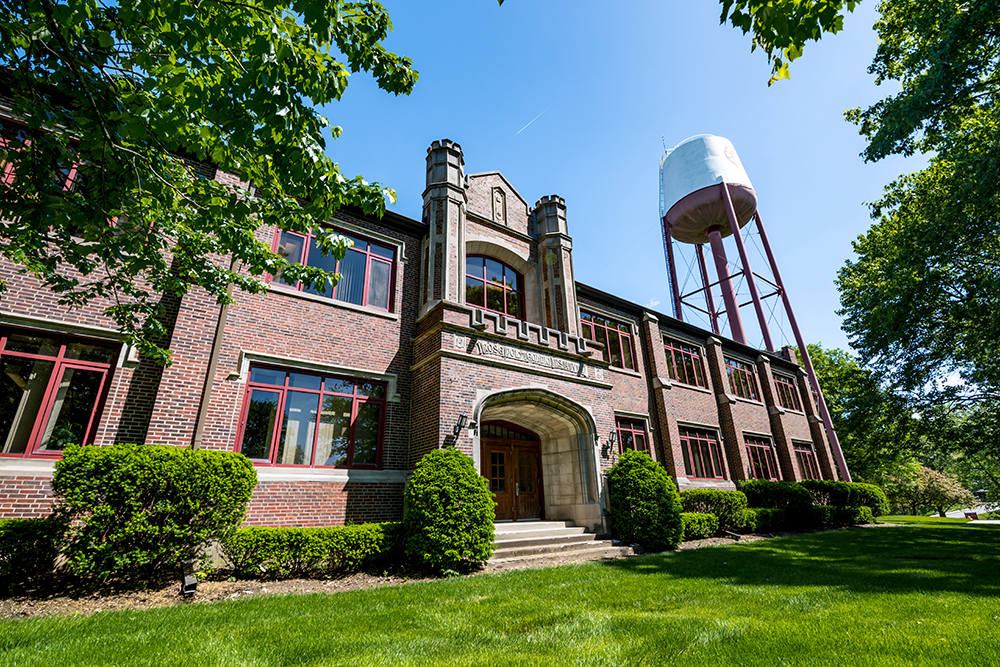
#> input picture rose.jpeg, 1000 x 667 px
$ jupyter execute grayscale_Demo.ipynb
#> lines starting #> are read from the running program, lines starting #| are printed output that depends on the picture
<a href="https://colab.research.google.com/github/SandyaSuresh/RTLCompVisionWorkshop/blob/main/grayscale_Demo.ipynb" target="_parent"></a>

[cell 1]
import cv2
import numpy as np
import matplotlib.pyplot as plt

# -----------------------------------------------------------
# Function: Manual grayscale conversion using luminance formula
# Formula:  Gray = 0.299 * R + 0.587 * G + 0.114 * B
# This approximates how human eyes perceive brightness.
# -----------------------------------------------------------
def manual_grayscale(bgr_img):
    # Convert BGR (OpenCV format) to RGB for correct formula behavior
    rgb_img = cv2.cvtColor(bgr_img, cv2.COLOR_BGR2RGB)

    # Extract R, G, B channels
    R = rgb_img[:, :, 0]
    G = rgb_img[:, :, 1]
    B = rgb_img[:, :, 2]

    # Apply the grayscale formula
    gray = 0.299 * R + 0.587 * G + 0.114 * B

    # Convert to uint8 (0–255)
    return gray.astype(np.uint8)


# -----------------------------------------------------------
# Main program
# -----------------------------------------------------------
# Load an image from disk
img = cv2.imread("rose.jpeg")
#> img is the input picture: shape (667, 1000, 3); mean B, G, R 86.8, 109.4, 92.4

# Check if image loaded successfully
if img is None:
    print("Error: Could not load image. Check the path.")
    exit()

# -----------------------------------------------------------
# Method 1: OpenCV built-in grayscale conversion
# cv2.cvtColor uses optimized calculations internally
# -----------------------------------------------------------
gray_cv = cv2.cvtColor(img, cv2.COLOR_BGR2GRAY)
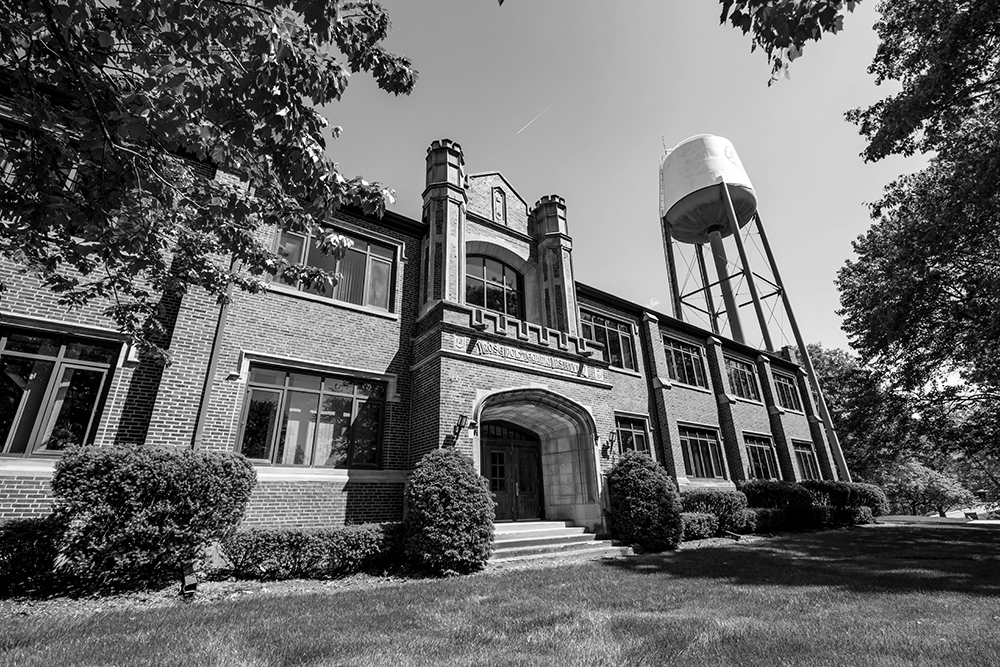
#> gray_cv: shape (667, 1000); min 0, max 255, mean 101.7

# -----------------------------------------------------------
# Method 2: Manual grayscale using the luminance formula
# -----------------------------------------------------------
gray_manual = manual_grayscale(img)
#> in manual_grayscale, `R = rgb_img[:, :, 0]`:
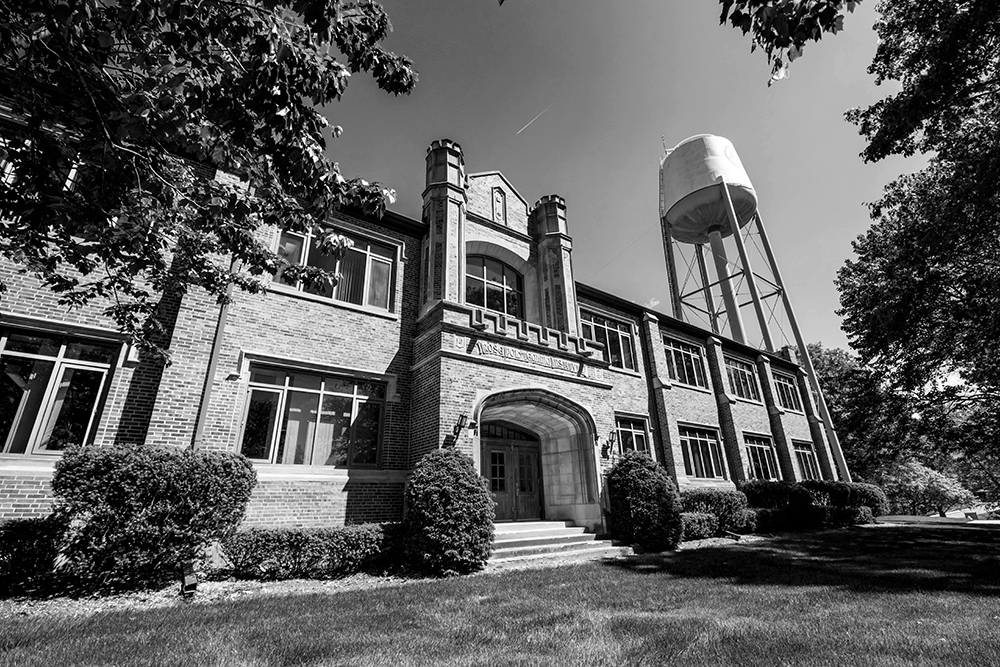
#> R: shape (667, 1000); min 0, max 255, mean 92.4
#> in manual_grayscale, `G = rgb_img[:, :, 1]`:
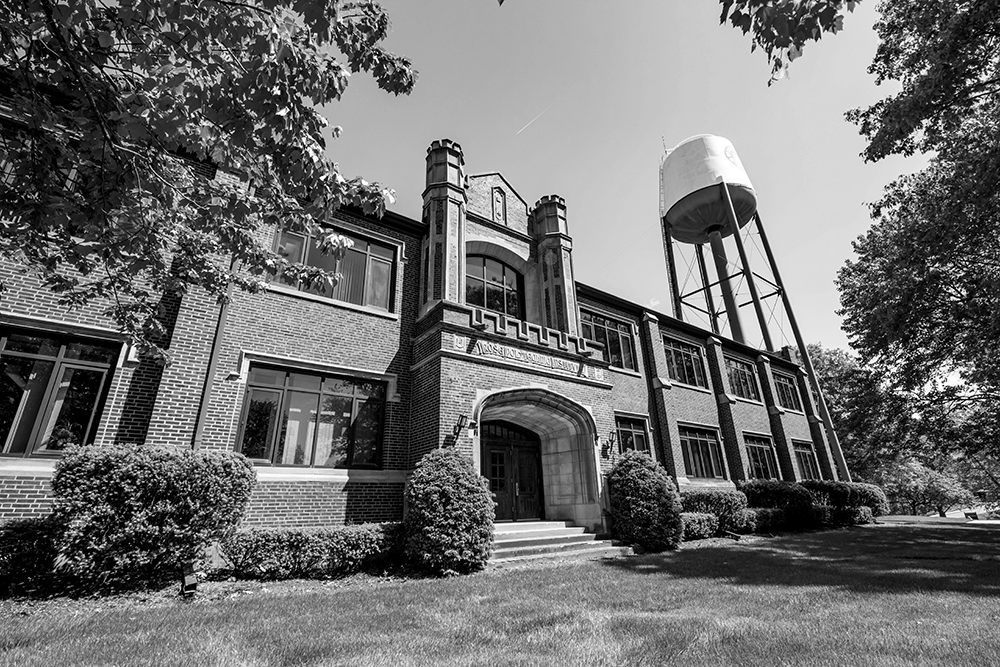
#> G: shape (667, 1000); min 0, max 255, mean 109.4
#> in manual_grayscale, `B = rgb_img[:, :, 2]`:
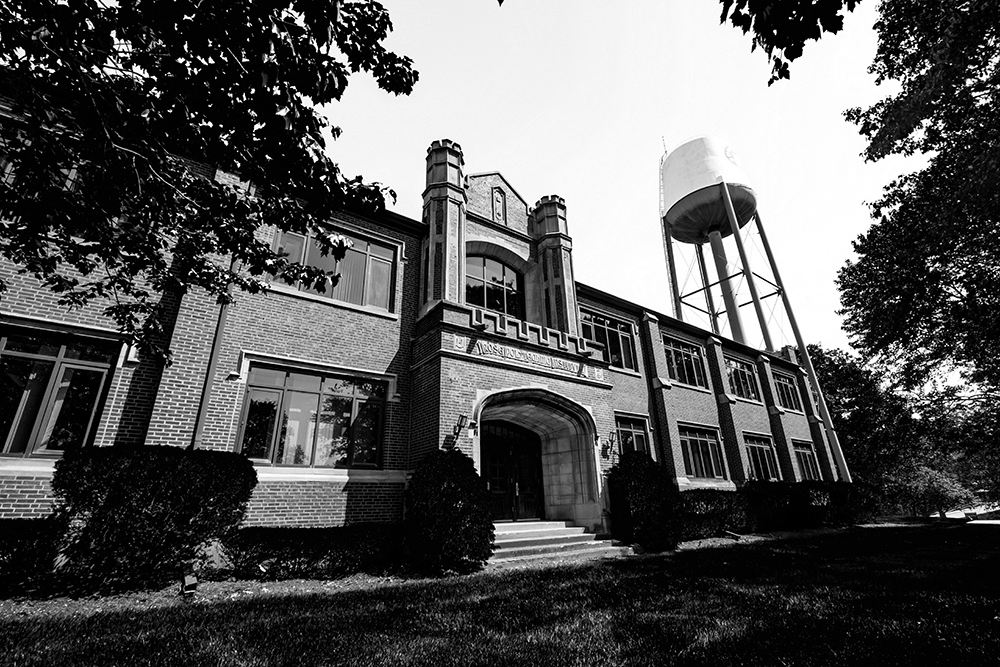
#> B: shape (667, 1000); min 0, max 255, mean 86.8

# -----------------------------------------------------------
# Display results using matplotlib
# Matplotlib expects RGB, so convert the original image
# -----------------------------------------------------------
img_rgb = cv2.cvtColor(img, cv2.COLOR_BGR2RGB)

plt.figure(figsize=(12, 6))

# Original
plt.subplot(1, 3, 1)
plt.imshow(img_rgb)
plt.title("Original Image")
plt.axis("off")

# OpenCV grayscale
plt.subplot(1, 3, 2)
plt.imshow(gray_cv, cmap="gray")
plt.title("Grayscale (OpenCV)")
plt.axis("off")

# Manual grayscale
plt.subplot(1, 3, 3)
plt.imshow(gray_manual, cmap="gray")
plt.title("Grayscale (Manual Formula)")
plt.axis("off")

plt.tight_layout()
plt.show()
